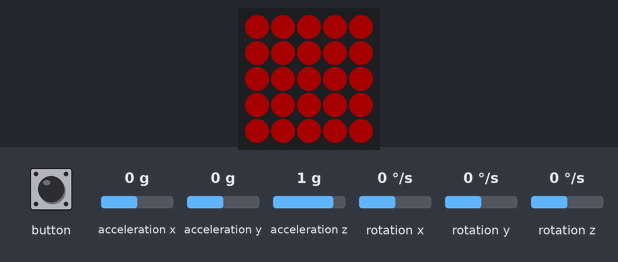
Simulated run of this program. Board: ESP32. Shown: 5×5 RGB LED matrix (first LED top left, wired row by row). The test bench sets the inputs (shaded band); at power-on: acceleration x 0 g, acceleration y 0 g, acceleration z 1 g, rotation x 0 °/s, rotation y 0 °/s, rotation z 0 °/s. Dim RGB values are drawn brighter than linear; nothing arrives over Bluetooth unless stated; a phone connects over Bluetooth LE 3 s after start; what the program prints to the serial monitor is not drawn.

Above: at 0.5 s.
At 4.0 s:
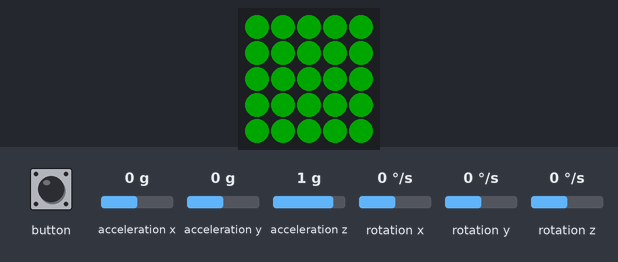
4.1 s: button pressed for 1 s
At 4.9 s:
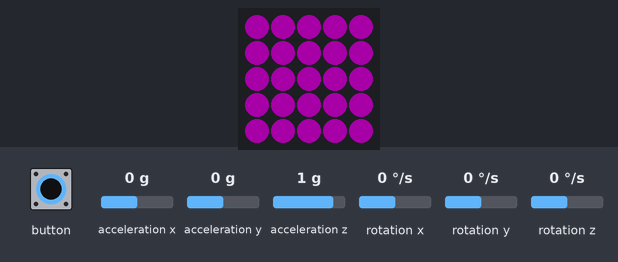
6.6 s: button pressed for 0.15 s
At 6.7 s:
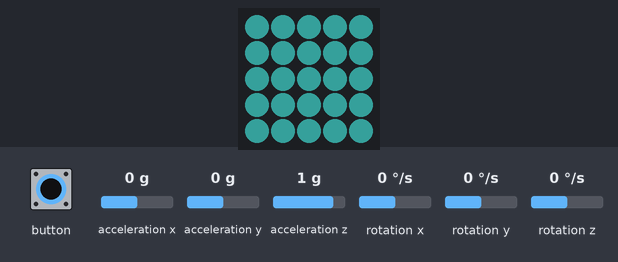
8.2 s: button pressed for 3.2 s
At 9.8 s:
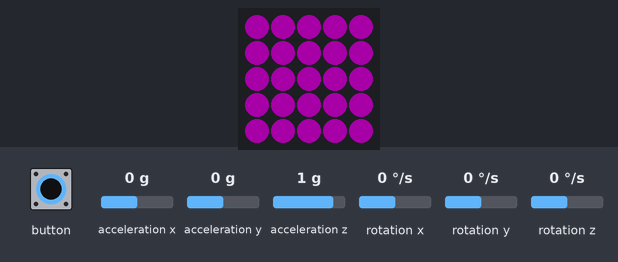
Timing chart, 0 to 11.3 s (numbered marks = the images above; inputs shaded):
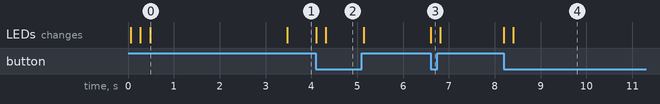

Measured:
- after the input at 4.1 s, the LEDs: first change at once (image 2 shows a later state)
- after the input at 6.6 s, the LEDs: change at once (image 3)
- after the input at 8.2 s, the LEDs: first change at once (image 4 shows a later state)
- what the display in image 0 shows lasts 3.0 s, from 0.5 s to 3.5 s

The program:

main.cpp
```cpp
#include <M5Atom.h>
#include <BLEDevice.h>
#include <BLEServer.h>
#include <BLEUtils.h>
#include <BLE2902.h>
#include "bluetooth.h"
#include "sensor.h"

BLEServer* pServer = NULL;
BLECharacteristic* pCharacteristic = NULL;
bool deviceConnected = false;
bool oldDeviceConnected = false;

/**
 * BLE Server Callbacks to handle connection events
 */
class MyServerCallbacks: public BLEServerCallbacks {
    void onConnect(BLEServer* pServer) {
      deviceConnected = true;
      M5.dis.fillpix(0x00ff00); // Vivid Mint Green when connected
      Serial.println("🟢 BLE CLIENT CONNECTED!");
    };

    void onDisconnect(BLEServer* pServer) {
      deviceConnected = false;
      M5.dis.fillpix(0xff0000); // Red when disconnected
      Serial.println("🔴 BLE CLIENT DISCONNECTED!");
    }
};

/**
 * Setup function: initialize M5, IMU, and Bluetooth
 */
void setup() {
  M5.begin(true, false, true);  // SerialEnable, I2CEnable, DisplayEnable
  Serial.begin(115200);
  delay(50);  // Give hardware time to stabilize

  // Initialize LED matrix - red initially
  M5.dis.fillpix(0xff0000);

  Serial.println("\n🚀 M5 Atom Matrix Mouse Controller Starting...");
  Serial.println("📱 Device: M5 Stack Atom Matrix");
  Serial.println("🎯 Mode: Bluetooth Mouse Controller");

  // Initialize IMU - M5.IMU.Init() is called by M5.begin()
  Serial.println("⚡ Initializing IMU sensor...");
  M5.IMU.Init();  // Explicitly initialize IMU
  delay(200);  // Give IMU time to stabilize
  initSensor();
  M5.dis.fillpix(0xffff00); // Yellow during init
  delay(100);

  // Initialize Bluetooth
  Serial.println("🔵 Initializing Bluetooth...");
  initBluetooth();
  M5.dis.fillpix(0xffb347); // Pastel Orange during BLE init
  delay(100);

  // Create BLE Device
  Serial.println("📡 Creating BLE device: M5-Mouse-Controller");
  BLEDevice::init("M5-Mouse-Controller");

  // Create BLE Server
  Serial.println("🔧 Setting up BLE server...");
  pServer = BLEDevice::createServer();
  pServer->setCallbacks(new MyServerCallbacks());

  BLEDevice::setMTU(512);  // Request 512 byte MTU

  // Create BLE Service
  Serial.println("🔑 Creating BLE service...");
  BLEService *pService = pServer->createService(SERVICE_UUID);

  // Create BLE Characteristic
  Serial.println("📊 Setting up sensor data characteristic...");
  pCharacteristic = pService->createCharacteristic(
                      CHARACTERISTIC_UUID,
                      BLECharacteristic::PROPERTY_READ |
                      BLECharacteristic::PROPERTY_WRITE |
                      BLECharacteristic::PROPERTY_NOTIFY
                    );

  pCharacteristic->addDescriptor(new BLE2902());

  // Start the service
  Serial.println("▶️  Starting BLE service...");
  pService->start();

  // Start advertising
  Serial.println("📢 Starting BLE advertising...");
  BLEAdvertising *pAdvertising = BLEDevice::getAdvertising();
  pAdvertising->addServiceUUID(SERVICE_UUID);
  pAdvertising->setScanResponse(false);
  pAdvertising->setMinPreferred(0x0);
  BLEDevice::startAdvertising();

  M5.dis.fillpix(0xff0000); // Tomato Red = ready/advertising
  Serial.println("✅ Setup complete! Ready for connections.");
  Serial.println("🔴 LED RED = Advertising/Disconnected");
  Serial.println("🟢 LED GREEN = Connected");
  Serial.println("🔘 Button: Short press = Left click, Long press = Right click\n");
}

/**
 * Main loop: handle button presses and send sensor data
 */
void loop() {
  M5.update();

  // Handle button press (simple click only)
  static bool lastButtonState = false;
  bool currentButtonState = M5.Btn.isPressed();

  if (currentButtonState && !lastButtonState) {
    // Button pressed
    Serial.println("🖱️ BUTTON pressed");
    sendSensorData(1); // Left click
    M5.dis.fillpix(0x48d1cc); // Medium Turquoise for click
    delay(200); // Debounce
  } else if (currentButtonState && lastButtonState) {
    // Long press
    sendSensorData(2); // Long press
    M5.dis.fillpix(0xff00ff); // Magenta for long press
    Serial.println("🖱️ BUTTON still pressed");
    delay(200); // Debounce
  }
  else if (!currentButtonState && lastButtonState) {
    // Button released
    Serial.println("🖱️ BUTTON released");
    sendSensorData(0); // Release
    M5.dis.fillpix(deviceConnected ? 0x00ff00 : 0xff0000);
  }

  lastButtonState = currentButtonState;

  // Send sensor data continuously when connected
  if (deviceConnected && !currentButtonState) {
    sendSensorData(0); // Normal sensor data (only when button not pressed)
  }

  // Handle disconnection
  if (!deviceConnected && oldDeviceConnected) {
    delay(500);
    pServer->startAdvertising();
    Serial.println("📢 Restarting BLE advertising after disconnect...");
    oldDeviceConnected = deviceConnected;
  }

  if (deviceConnected && !oldDeviceConnected) {
    Serial.println("🎉 Connection established! Mouse control active.");
    oldDeviceConnected = deviceConnected;
  }

  delay(5); // 200Hz update rate for improved responsiveness
}
```

bluetooth.cpp
```cpp
#include "bluetooth.h"
#include "sensor.h"
#include <M5Atom.h>

void initBluetooth() {
    Serial.println("🔵 Bluetooth stack initialized!");
    Serial.println("📶 BLE ready for peripheral mode");
}

/**
 * Send sensor data packet over BLE
 * buttonState: 0 = no click, 1 = left click, 2 = right click
 */
void sendSensorData(uint8_t buttonState) {
    if (!deviceConnected || !pCharacteristic) return;

    SensorPacket packet;

    // Get sensor readings as floats
    float accel_x_f, accel_y_f, accel_z_f;
    float gyro_x_f, gyro_y_f, gyro_z_f;
    getSensorData(&accel_x_f, &accel_y_f, &accel_z_f,
                  &gyro_x_f, &gyro_y_f, &gyro_z_f);

    // Convert to scaled integers to fit in 20 bytes
    packet.accel_x = (int16_t)(accel_x_f * 100.0f);
    packet.accel_y = (int16_t)(accel_y_f * 100.0f);
    packet.accel_z = (int16_t)(accel_z_f * 100.0f);
    packet.gyro_x = (int16_t)(gyro_x_f * 10.0f);
    packet.gyro_y = (int16_t)(gyro_y_f * 10.0f);
    packet.gyro_z = (int16_t)(gyro_z_f * 10.0f);

    packet.button_state = buttonState;
    packet.padding = 0;
    packet.timestamp = (uint16_t)(millis() & 0xFFFF);

    // Send via BLE
    pCharacteristic->setValue((uint8_t*)&packet, sizeof(packet));
    pCharacteristic->notify();

    if (buttonState > 0) {
        Serial.printf("📤 Sending button press data: %s\\n",
                     buttonState == 1 ? "BUTTON PRESS" : "LONG PRESS");
    }

    // Periodically show sensor data (every 100 packets ~2 seconds)
    static int packetCount = 0;
    if (buttonState == 0 && ++packetCount % 100 == 0) {
        Serial.printf("📊 Sensor data - Accel: %.2f,%.2f,%.2f | Gyro: %.2f,%.2f,%.2f \n",
                     packet.accel_x / 100.0f, packet.accel_y / 100.0f, packet.accel_z / 100.0f,
                     packet.gyro_x / 10.0f, packet.gyro_y / 10.0f, packet.gyro_z / 10.0f);
    }
}
```

bluetooth.h
```cpp
#ifndef BLUETOOTH_H
#define BLUETOOTH_H

#include <BLEDevice.h>
#include <BLEServer.h>
#include <BLEUtils.h>
#include <BLE2902.h>

#define SERVICE_UUID        "12345678-1234-1234-1234-123456789abc"
#define CHARACTERISTIC_UUID "87654321-4321-4321-4321-cba987654321"

/**
 * @brief Structure to hold sensor data for BLE transmission.
 * Limited to 20 bytes to fit in default BLE MTU (23 bytes - 3 bytes overhead = 20 bytes payload)
 */
struct SensorPacket {
    int16_t accel_x, accel_y, accel_z; ///< Acceleration * 100 (e.g., 1.5g = 150)
    int16_t gyro_x, gyro_y, gyro_z;    ///< Gyroscope * 10 (e.g., 5.5 deg/s = 55)
    uint8_t button_state;               ///< 0=none, 1=press, 2=long_press
    uint8_t padding;                    ///< Padding for alignment
    uint16_t timestamp;                 ///< Millisecond counter (wraps every 65 seconds)
} __attribute__((packed));
// Size: 6*2 + 1 + 1 + 2 = 16 bytes (well under 20 byte limit)

extern BLECharacteristic* pCharacteristic; ///< Pointer to the BLE characteristic used for sending data.
extern bool deviceConnected;               ///< Flag to indicate if a BLE client is connected.

/**
 * @brief Initializes the Bluetooth Low Energy (BLE) server, service, and characteristic.
 */
void initBluetooth();

/**
 * @brief Packages and sends sensor data over BLE.
 *
 * @param buttonState The current state of the button to be included in the packet.
 */
void sendSensorData(uint8_t buttonState);

#endif
```

sensor.cpp
```cpp
#include "sensor.h"
#include <M5Atom.h>

void initSensor() {
    Serial.println("🎯 IMU sensor initialized successfully!");
    Serial.println("📊 Accelerometer & Gyroscope ready for data");
    // M5.IMU is initialized in M5.begin()
}

/**
 * Get accelerometer and gyroscope data
 */
void getSensorData(float* accel_x, float* accel_y, float* accel_z,
                   float* gyro_x, float* gyro_y, float* gyro_z) {

    // Initialize to zero in case of read failure
    if (accel_x) *accel_x = 0.0f;
    if (accel_y) *accel_y = 0.0f;
    if (accel_z) *accel_z = 0.0f;
    if (gyro_x) *gyro_x = 0.0f;
    if (gyro_y) *gyro_y = 0.0f;
    if (gyro_z) *gyro_z = 0.0f;

    // Read accelerometer data
    M5.IMU.getAccelData(accel_x, accel_y, accel_z);

    // Read gyroscope data
    M5.IMU.getGyroData(gyro_x, gyro_y, gyro_z);
}
```

sensor.h
```cpp
#ifndef SENSOR_H
#define SENSOR_H

/**
 * @brief Initializes the sensor.
 *
 */
void initSensor();

/**
 * @brief Gets the sensor data from the accelerometer and gyroscope.
 *
 * @param accel_x Pointer to a float to store the X-axis acceleration.
 * @param accel_y Pointer to a float to store the Y-axis acceleration.
 * @param accel_z Pointer to a float to store the Z-axis acceleration.
 * @param gyro_x Pointer to a float to store the X-axis gyroscope data.
 * @param gyro_y Pointer to a float to store the Y-axis gyroscope data.
 * @param gyro_z Pointer to a float to store the Z-axis gyroscope data.
 */
void getSensorData(float* accel_x, float* accel_y, float* accel_z,
                   float* gyro_x, float* gyro_y, float* gyro_z);

#endif
```
